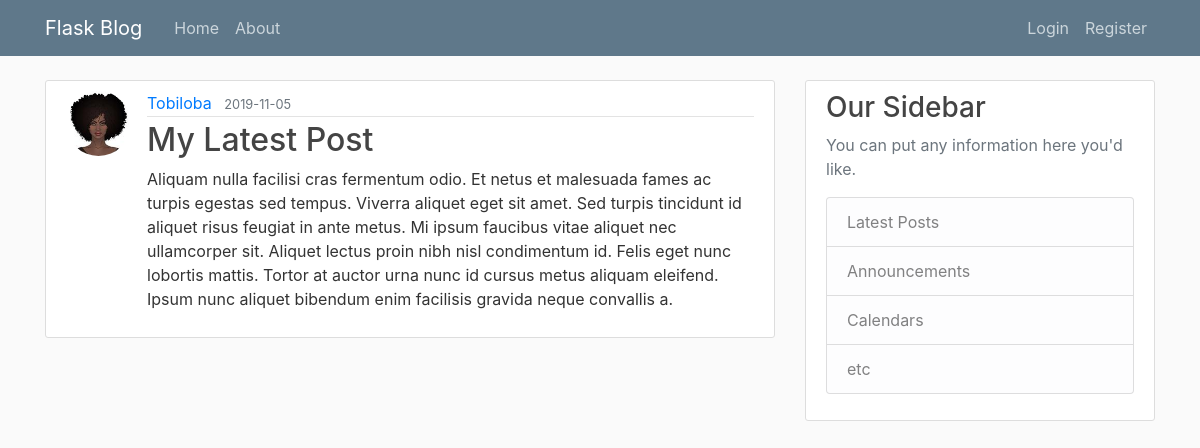
The page /post/25 on the database its author committed.
### flaskblog/models.py (models this page shows, shortened)
class User(db.Model, UserMixin):
    id = db.Column(db.Integer, primary_key=True)
    username = db.Column(db.String(20), unique=True, nullable=False)
    email = db.Column(db.String(120), unique=True, nullable=False)
    image_file = db.Column(db.String(20), nullable=False, default='default.jpg')
    password = db.Column(db.String(60), nullable=False)
    posts = db.relationship('Post', backref='author', lazy=True)

class Post(db.Model):
    id = db.Column(db.Integer, primary_key=True)
    title = db.Column(db.String(100), nullable=False)
    date_posted = db.Column(db.DateTime, nullable=False, default=datetime.utcnow)
    content = db.Column(db.Text(), nullable=False)
    user_id = db.Column(db.Integer, db.ForeignKey('user.id'), nullable=False)

### flaskblog/posts/routes.py (the view)
@posts.route('/post/<int:post_id>')
def post(post_id):
    post = Post.query.get_or_404(post_id)
    return render_template('post.html', title='Post', post=post)

### flaskblog/templates/post.html (shortened to what this page needs)
{% extends "layout.html" %}
{% block content %}
    <article class="media content-section">
        <img src="{{ url_for('static', filename='profile_pictures/' + post.author.image_file) }}" alt="user profile picture" class="rounded-circle article-img">
        <div class="media-body">
            <div class="article-metadata">
                <a class="mr-2" href="{{ url_for('users.author_posts', username=post.author.username) }}">{{ post.author.username }}</a>
                <small class="text-muted">{{ post.date_posted.strftime('%Y-%m-%d') }}</small>
            </div>
            <h2 class="article-title">{{ post.title }}</h2>
            <p class="article-content">{{ post.content }}</p>
        </div>
    </article>
{% endblock content %}

### flaskblog/static/main.css (style rules this page uses)
body { background: #fafafa; color: #333333; margin-top: 5rem; }
h1, h2, h3, h4, h5, h6 { color: #444444; }
.content-section { background: #ffffff; padding: 10px 20px; border: 1px solid #dddddd; border-radius: 3px; margin-bottom: 20px; }
.article-title { color: #444444; }
.article-content { white-space: pre-line; }
.article-img { height: 65px; width: 65px; margin-right: 16px; }
.article-metadata { padding-bottom: 1px; margin-bottom: 4px; border-bottom: 1px solid #e3e3e3 }

### rows shown on the page
User: image_file (picture), author.username "Tobiloba"
Post: date_posted "2019-11-05", title "My Latest Post", content "Aliquam nulla facilisi cras fermentum odio. Et netus et malesuada fames ac turpis egestas sed tempus. Viverra aliquet eget sit amet. Sed turpis tincidunt id aliquet risus feugiat in ante metus. Mi ipsum faucibus vitae aliquet nec ullamcorper sit. Aliquet lectus proin nibh nisl condimentum id. Felis eget nunc lobortis mattis. Tortor at auctor urna nunc id cursus metus aliquam eleifend. Ipsum nunc aliquet bibendum enim facilisis gravida neque convallis a."
